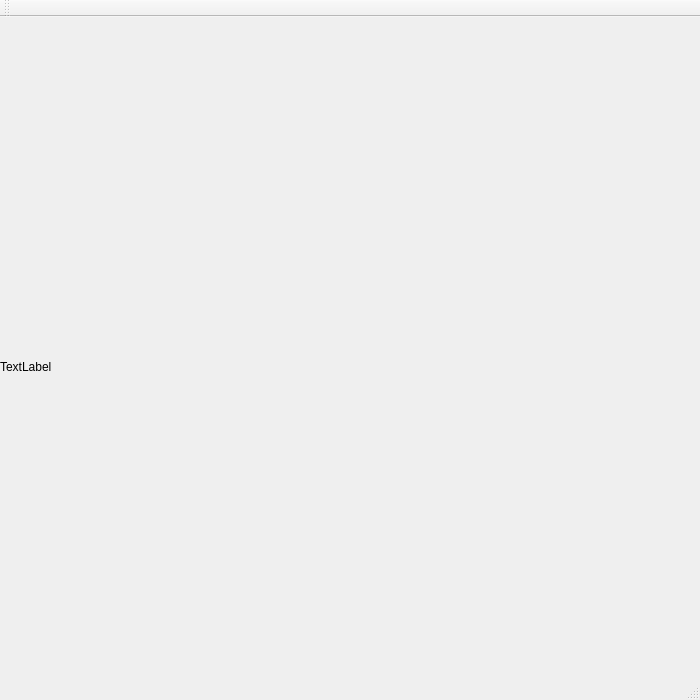
<?xml version="1.0" encoding="UTF-8"?>
<ui version="4.0">
 <class>MainWindow</class>
 <widget class="QMainWindow" name="MainWindow">
  <property name="geometry">
   <rect>
    <x>0</x>
    <y>0</y>
    <width>700</width>
    <height>700</height>
   </rect>
  </property>
  <property name="windowTitle">
   <string>MainWindow</string>
  </property>
  <widget class="QWidget" name="centralWidget">
   <widget class="QLabel" name="label">
    <property name="geometry">
     <rect>
      <x>0</x>
      <y>0</y>
      <width>700</width>
      <height>700</height>
     </rect>
    </property>
    <property name="text">
     <string>TextLabel</string>
    </property>
   </widget>
  </widget>
  <widget class="QMenuBar" name="menuBar">
   <property name="geometry">
    <rect>
     <x>0</x>
     <y>0</y>
     <width>700</width>
     <height>27</height>
    </rect>
   </property>
  </widget>
  <widget class="QToolBar" name="mainToolBar">
   <attribute name="toolBarArea">
    <enum>TopToolBarArea</enum>
   </attribute>
   <attribute name="toolBarBreak">
    <bool>false</bool>
   </attribute>
  </widget>
  <widget class="QStatusBar" name="statusBar"/>
 </widget>
 <layoutdefault spacing="6" margin="11"/>
 <resources/>
 <connections/>
</ui>
